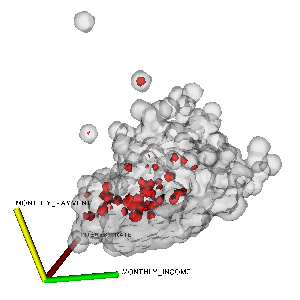

Python code for this plot:
#!/usr/bin/env python

# Demonstrate vtkProgrammableDataObjectSource with vtkRearrangeFields,
# vtkArrayCalculator, and vtkAssignAttribute to manipulate financial data
# fields, then visualize with Gaussian splatting and labeled axes.

import os

# Factory overrides
import vtkmodules.vtkInteractionStyle  # noqa: F401
import vtkmodules.vtkRenderingOpenGL2  # noqa: F401

from vtkmodules.vtkCommonCore import vtkFloatArray
from vtkmodules.vtkCommonDataModel import vtkFieldData
from vtkmodules.vtkFiltersCore import (
    vtkArrayCalculator,
    vtkAssignAttribute,
    vtkContourFilter,
    vtkDataObjectToDataSetFilter,
    vtkRearrangeFields,
    vtkTubeFilter,
)
from vtkmodules.vtkFiltersGeneral import vtkAxes
from vtkmodules.vtkFiltersSources import vtkProgrammableDataObjectSource
from vtkmodules.vtkImagingHybrid import vtkGaussianSplatter
from vtkmodules.vtkRenderingCore import (
    vtkActor,
    vtkCamera,
    vtkFollower,
    vtkPolyDataMapper,
    vtkRenderWindow,
    vtkRenderWindowInteractor,
    vtkRenderer,
)
from vtkmodules.vtkRenderingFreeType import vtkVectorText

# Data directory
data_dir = os.environ.get("VPE_DATA_DIR", os.path.dirname(os.path.abspath(__file__)))

# Field names
x_axis = "INTEREST_RATE"
y_axis = "MONTHLY_PAYMENT"
z_axis = "MONTHLY_INCOME"
scalar = "TIME_LATE"

# Programmable data object source — parses financial.txt
data_source = vtkProgrammableDataObjectSource()

def parse_file():
    f = open(os.path.join(data_dir, "financial.txt"), "r")

    line = f.readline().split()
    num_pts = int(line[1])
    num_lines = (num_pts - 1) // 8 + 1

    field = vtkFieldData()
    field.AllocateArrays(4)

    # TIME_LATE - dependent variable
    while True:
        line = f.readline().split()
        if len(line) > 0:
            break
    time_late = vtkFloatArray()
    time_late.SetName(line[0])
    for i in range(num_lines):
        line = f.readline().split()
        for j in line:
            time_late.InsertNextValue(float(j))
    field.AddArray(time_late)

    # MONTHLY_PAYMENT - independent variable
    while True:
        line = f.readline().split()
        if len(line) > 0:
            break
    monthly_payment = vtkFloatArray()
    monthly_payment.SetName(line[0])
    for i in range(num_lines):
        line = f.readline().split()
        for j in line:
            monthly_payment.InsertNextValue(float(j))
    field.AddArray(monthly_payment)

    # UNPAID_PRINCIPLE - skip
    while True:
        line = f.readline().split()
        if len(line) > 0:
            break
    for i in range(num_lines):
        line = f.readline()

    # LOAN_AMOUNT - skip
    while True:
        line = f.readline().split()
        if len(line) > 0:
            break
    for i in range(num_lines):
        line = f.readline()

    # INTEREST_RATE - independent variable
    while True:
        line = f.readline().split()
        if len(line) > 0:
            break
    interest_rate = vtkFloatArray()
    interest_rate.SetName(line[0])
    for i in range(num_lines):
        line = f.readline().split()
        for j in line:
            interest_rate.InsertNextValue(float(j))
    field.AddArray(interest_rate)

    # MONTHLY_INCOME - independent variable
    while True:
        line = f.readline().split()
        if len(line) > 0:
            break
    monthly_income = vtkFloatArray()
    monthly_income.SetName(line[0])
    for i in range(num_lines):
        line = f.readline().split()
        for j in line:
            monthly_income.InsertNextValue(float(j))
    field.AddArray(monthly_income)

    data_source.GetOutput().SetFieldData(field)

data_source.SetExecuteMethod(parse_file)

# Convert field to polydata points
data_to_dataset = vtkDataObjectToDataSetFilter()
data_to_dataset.SetInputConnection(data_source.GetOutputPort())
data_to_dataset.SetDataSetTypeToPolyData()
data_to_dataset.DefaultNormalizeOn()
data_to_dataset.SetPointComponent(0, x_axis, 0)
data_to_dataset.SetPointComponent(1, y_axis, 0)
data_to_dataset.SetPointComponent(2, z_axis, 0)
data_to_dataset.Update()

# Move TIME_LATE from data object to point data using vtkRearrangeFields
rearrange_fields = vtkRearrangeFields()
rearrange_fields.SetInputConnection(data_to_dataset.GetOutputPort())
rearrange_fields.AddOperation("MOVE", scalar, "DATA_OBJECT", "POINT_DATA")
rearrange_fields.RemoveOperation("MOVE", scalar, "DATA_OBJECT", "POINT_DATA")
rearrange_fields.AddOperation("MOVE", scalar, "DATA_OBJECT", "POINT_DATA")
rearrange_fields.RemoveAllOperations()
rearrange_fields.AddOperation("MOVE", scalar, "DATA_OBJECT", "POINT_DATA")
rearrange_fields.Update()
max_val = rearrange_fields.GetOutput().GetPointData().GetArray(scalar).GetRange(0)[1]

# Normalize the scalar using vtkArrayCalculator
calc = vtkArrayCalculator()
calc.SetInputConnection(rearrange_fields.GetOutputPort())
calc.SetAttributeTypeToPointData()
calc.SetFunction("s / %f" % max_val)
calc.AddScalarVariable("s", scalar, 0)
calc.SetResultArrayName("resArray")

# Assign the result as the active scalar
assign_attribute = vtkAssignAttribute()
assign_attribute.SetInputConnection(calc.GetOutputPort())
assign_attribute.Assign("resArray", "SCALARS", "POINT_DATA")
assign_attribute.Update()

# Copy scalars back to data object field
rearrange_fields_2 = vtkRearrangeFields()
rearrange_fields_2.SetInputConnection(assign_attribute.GetOutputPort())
rearrange_fields_2.AddOperation("COPY", "SCALARS", "POINT_DATA", "DATA_OBJECT")

# Pipeline for original population (translucent gray)
pop_splatter = vtkGaussianSplatter()
pop_splatter.SetInputConnection(rearrange_fields_2.GetOutputPort())
pop_splatter.SetSampleDimensions(50, 50, 50)
pop_splatter.SetRadius(0.05)
pop_splatter.ScalarWarpingOff()

pop_surface = vtkContourFilter()
pop_surface.SetInputConnection(pop_splatter.GetOutputPort())
pop_surface.SetValue(0, 0.01)

pop_mapper = vtkPolyDataMapper()
pop_mapper.SetInputConnection(pop_surface.GetOutputPort())
pop_mapper.ScalarVisibilityOff()

pop_actor = vtkActor()
pop_actor.SetMapper(pop_mapper)
pop_actor.GetProperty().SetOpacity(0.3)
pop_actor.GetProperty().SetColor(0.9, 0.9, 0.9)

# Pipeline for delinquent population (red)
late_splatter = vtkGaussianSplatter()
late_splatter.SetInputConnection(assign_attribute.GetOutputPort())
late_splatter.SetSampleDimensions(50, 50, 50)
late_splatter.SetRadius(0.05)
late_splatter.SetScaleFactor(0.05)

late_surface = vtkContourFilter()
late_surface.SetInputConnection(late_splatter.GetOutputPort())
late_surface.SetValue(0, 0.01)

late_mapper = vtkPolyDataMapper()
late_mapper.SetInputConnection(late_surface.GetOutputPort())
late_mapper.ScalarVisibilityOff()

late_actor = vtkActor()
late_actor.SetMapper(late_mapper)
late_actor.GetProperty().SetColor(1.0, 0.0, 0.0)

# Create axes
pop_splatter.Update()
bounds = pop_splatter.GetOutput().GetBounds()

axes = vtkAxes()
axes.SetOrigin(bounds[0], bounds[2], bounds[4])
axes.SetScaleFactor(pop_splatter.GetOutput().GetLength() / 5.0)

axes_tubes = vtkTubeFilter()
axes_tubes.SetInputConnection(axes.GetOutputPort())
axes_tubes.SetRadius(axes.GetScaleFactor() / 25.0)
axes_tubes.SetNumberOfSides(6)

axes_mapper = vtkPolyDataMapper()
axes_mapper.SetInputConnection(axes_tubes.GetOutputPort())

axes_actor = vtkActor()
axes_actor.SetMapper(axes_mapper)

# X-axis label
x_text = vtkVectorText()
x_text.SetText(x_axis)
x_text_mapper = vtkPolyDataMapper()
x_text_mapper.SetInputConnection(x_text.GetOutputPort())
x_label = vtkFollower()
x_label.SetMapper(x_text_mapper)
x_label.SetScale(0.02, 0.02, 0.02)
x_label.SetPosition(0.35, -0.05, -0.05)
x_label.GetProperty().SetColor(0, 0, 0)

# Y-axis label
y_text = vtkVectorText()
y_text.SetText(y_axis)
y_text_mapper = vtkPolyDataMapper()
y_text_mapper.SetInputConnection(y_text.GetOutputPort())
y_label = vtkFollower()
y_label.SetMapper(y_text_mapper)
y_label.SetScale(0.02, 0.02, 0.02)
y_label.SetPosition(-0.05, 0.35, -0.05)
y_label.GetProperty().SetColor(0, 0, 0)

# Z-axis label
z_text = vtkVectorText()
z_text.SetText(z_axis)
z_text_mapper = vtkPolyDataMapper()
z_text_mapper.SetInputConnection(z_text.GetOutputPort())
z_label = vtkFollower()
z_label.SetMapper(z_text_mapper)
z_label.SetScale(0.02, 0.02, 0.02)
z_label.SetPosition(-0.05, -0.05, 0.35)
z_label.GetProperty().SetColor(0, 0, 0)

# Renderer
renderer = vtkRenderer()
renderer.AddActor(axes_actor)
renderer.AddActor(late_actor)
renderer.AddActor(x_label)
renderer.AddActor(y_label)
renderer.AddActor(z_label)
renderer.AddActor(pop_actor)
renderer.SetBackground(1, 1, 1)

# Window
render_window = vtkRenderWindow()
render_window.AddRenderer(renderer)
render_window.SetSize(300, 300)
render_window.SetWindowName("financial field rearrange calc")

# Scene
camera = vtkCamera()
camera.SetClippingRange(0.274, 13.72)
camera.SetFocalPoint(0.433816, 0.333131, 0.449)
camera.SetPosition(-1.96987, 1.15145, 1.49053)
camera.SetViewUp(0.378927, 0.911821, 0.158107)
renderer.SetActiveCamera(camera)
x_label.SetCamera(camera)
y_label.SetCamera(camera)
z_label.SetCamera(camera)

# Interactor
interactor = vtkRenderWindowInteractor()
interactor.SetRenderWindow(render_window)

interactor.Initialize()
interactor.Start()
